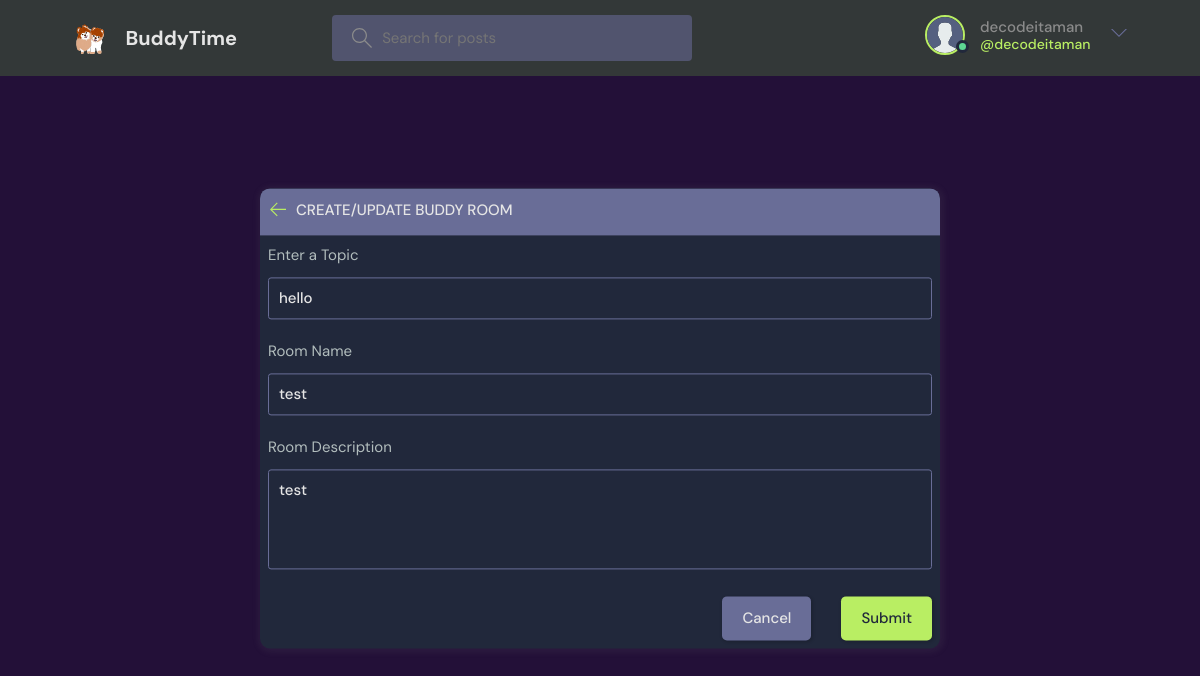
The app's page /update-room/1/ (signed in) with its own data.
### base/models.py (models this page shows, shortened)
class User(AbstractUser):
    name = models.CharField(max_length=200, null=True)
    email = models.EmailField(unique=True, null=True)
    bio = models.TextField(null=True)
    avatar = models.ImageField(null=True, default="avatar.svg")
    USERNAME_FIELD = 'email'
    REQUIRED_FIELDS = ['username']

class Room(models.Model):
    host = models.ForeignKey(User, on_delete=models.SET_NULL, null=True)
    topic = models.ForeignKey(Topic, on_delete=models.SET_NULL, null=True)
    name = models.CharField(max_length=200)
    description = models.TextField(null=True, blank=True)
    participants = models.ManyToManyField(
        User, related_name='participants', blank=True)
    updated = models.DateTimeField(auto_now=True)
    created = models.DateTimeField(auto_now_add=True)
    class Meta:
        ordering = ['-updated', '-created']

class Topic(models.Model):
    name = models.CharField(max_length=200)

### base/views.py (the view, shortened to what this page needs)
# urls.py: path('update-room/<str:pk>/', views.updateRoom, name="update-room"),
@login_required(login_url='login')
def updateRoom(request, pk):
    room = Room.objects.get(id=pk)
    form = RoomForm(instance=room)
    topics = Topic.objects.all()
    if request.user != room.host:
        return HttpResponse('Your are not allowed here!!')
    context = {'form': form, 'topics': topics, 'room': room}
    return render(request, 'base/room_form.html', context)

### base/forms.py
class RoomForm(ModelForm):
    class Meta:
        model = Room
        fields = '__all__'
        exclude = ['host', 'participants']

### base/templates/base/room_form.html (shortened to what this page needs)
{% extends 'main.html' %}
{% block content %}
<main class="create-room layout">
  <div class="container">
    <div class="layout__box">
      <div class="layout__boxHeader">
        <div class="layout__boxTitle">
          <a href="{{request.META.HTTP_REFERER}}">
            <svg version="1.1" xmlns="http://www.w3.org/2000/svg" width="32" height="32" viewBox="0 0 32 32">
              <title>arrow-left</title>
              <path
                d="M13.723 2.286l-13.723 13.714 13.719 13.714 1.616-1.611-10.96-10.96h27.625v-2.286h-27.625l10.965-10.965-1.616-1.607z">
              </path>
            </svg>
          </a>
          <h3>Create/Update Buddy Room</h3>
        </div>
      </div>
      <div class="layout__body">
        <form class="form" action="" method="POST">
          <div class="form__group">
            <label for="room_topic">Enter a Topic</label>
            <input required type="text" value="{{room.topic.name}}" name="topic" list="topic-list" />
          </div>
          <div class="form__group">
            <label for="room_name">Room Name</label>
            {{form.name}}
          </div>
          <div class="form__group">
            <label for="room_description">Room Description</label>
            {{form.description}}
          </div>
          <div class="form__action">
            <a class="btn btn--dark" href="{{request.META.HTTP_REFERER}}">Cancel</a>
            <button class="btn btn--main" type="submit">Submit</button>
          </div>
        </form>
      </div>
    </div>
  </div>
</main>
{% endblock content %}

### templates/navbar.html (shortened to what this page needs)
{% load static %}
<header class="header header--loggedIn" style= "background-color: rgb(51, 56, 56)">
    <div class="container">
        <a href="{% url 'home' %}" class="header__logo">
            <img src="{% static 'images/buddyandboo.svg' %}" />
            <h1>BuddyTime</h1>
        </a>
        <form class="header__search" method="GET" action="{% url 'home' %}">
            <label>
                <input name="q" placeholder="Search for posts" />
            </label>
        </form>
        <nav class="header__menu">
            {% if request.user.is_authenticated %}
            <div class="header__user">
                <a href="{% url 'update-user' %}">
                    <div class="avatar avatar--medium active">
                        <img src="{{request.user.avatar.url}}" />
                    </div>
                    <p>{{request.user.username}} <span>@{{request.user.username}}</span></p>
                </a>
                <button class="dropdown-button">
                    <svg version="1.1" xmlns="http://www.w3.org/2000/svg" width="32" height="32" viewBox="0 0 32 32">
                        <title>chevron-down</title>
                        <path d="M16 21l-13-13h-3l16 16 16-16h-3l-13 13z"></path>
                    </svg>
                </button>
            </div>
            {% else %}
            <a href="{% url 'login' %}">
                <img src="{% static 'images/avatar.svg' %}" />
                <p>Login</p>
            </a>
            {% endif %}
        </nav>
    </div>
</header>

### records on screen
User: user.avatar (placeholder picture), user.username "decodeitaman"
Room: topic "hello", name "test", description "test"
